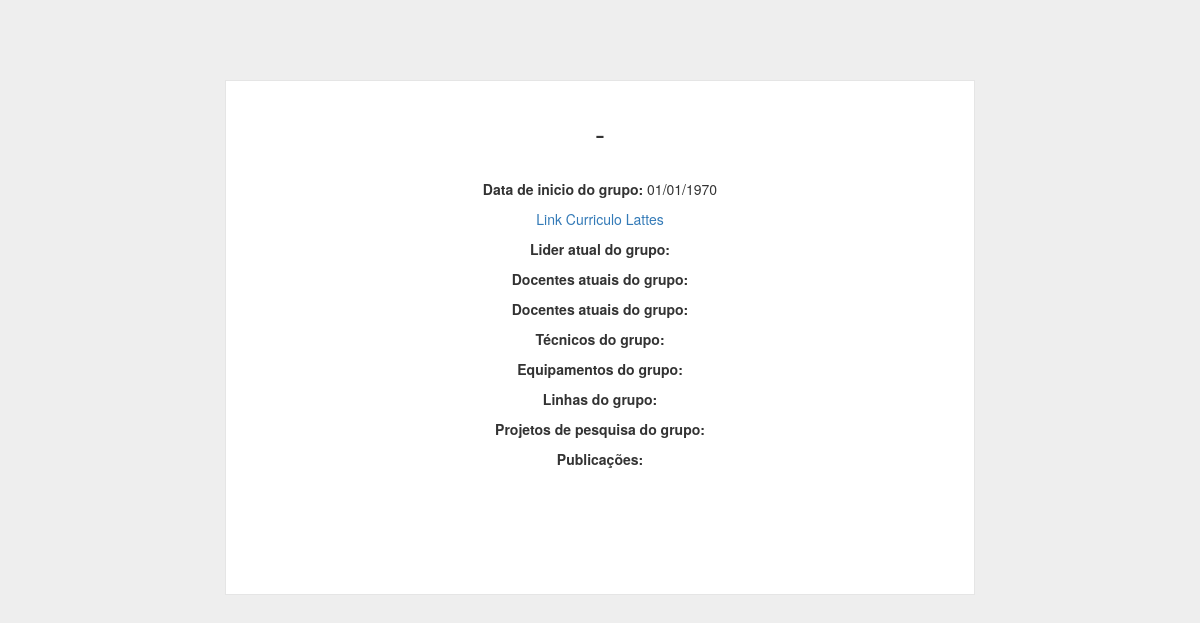
/Codigos/PHP/mostra_grupo.php, run on an earlier commit of the app's database.
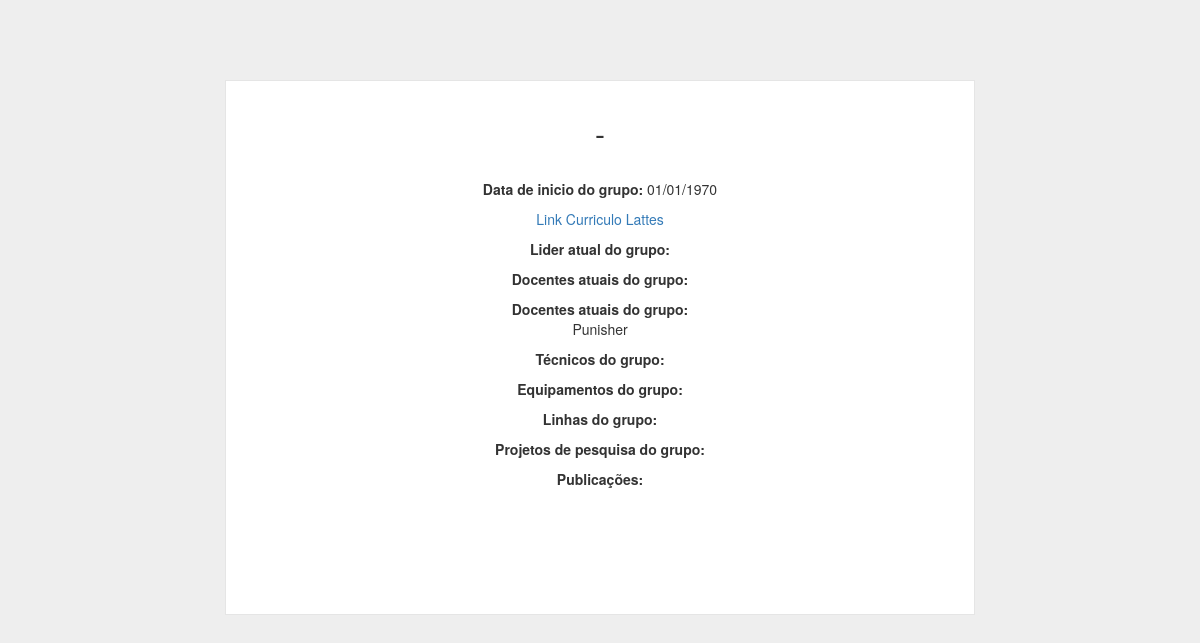
And on a later commit of the database.
### tables this page shows
CREATE TABLE IF NOT EXISTS `alunos` (
  `cod_aluno` int(11) NOT NULL AUTO_INCREMENT,
  `nome` varchar(100) NOT NULL,
  `curso` varchar(100) NOT NULL,
  `lattes` varchar(100) NOT NULL,
  PRIMARY KEY (`cod_aluno`)
);

### Codigos/PHP/mostra_grupo.php (the view, shortened to what this page needs)
<!doctype html>
<html lang="en">
  <head>
    <link rel="stylesheet" href="http://maxcdn.bootstrapcdn.com/bootstrap/3.3.6/css/bootstrap.min.css">
       <link rel="stylesheet" type="text/css" href="../CSS/grupo.css">
    <?php
       include("funcoes.php");
      $id = $_GET["id"];
        $consulta = "SELECT gp.nome,sigla,id_lider,data_inicio,descricao,gp.lattes as link_grupo,u.nome as lider FROM grupo_pesquisa as gp,usuarios as u WHERE gp.id = '$id' and id_lider = u.id";
        $result = $mysqli->query($consulta) or die($mysqli->error);
        $dado = mysqli_fetch_assoc($result);
     ?>
  </head>
  <body onload="barra()">
    <div class="wrapper" >
      <form class="form-signin">
        <?php
        echo "<h2 class=\"form-signin-heading\" align =\"center\">".$dado["nome"]." - ".$dado["sigla"]."</h2>";
        $data = date('d/m/Y', strtotime($dado["data_inicio"]));
        echo "<p align=\"center\"><b>Data de inicio do grupo: </b>".$data."</p>";
        echo "<a style=\"text-align:center\" href='".$dado["link_grupo"]."'><p align=\"center\">Link Curriculo Lattes</p></a>";
        echo "<p align=\"center\"><b>Lider atual do grupo: </b>".$dado["lider"]."</p>";
          echo "<p align=\"center\"><b>Docentes atuais do grupo: </b><br>";
          echo "</p>";
        $select_dicente = "SELECT DISTINCT `cod_aluno`, `nome` FROM `alunos`, projeto_aluno pa, projetos_pesquisa WHERE fk_aluno = cod_aluno and fk_grupo = 9 and pa.data_fim is null";
        $dicent = $mysqli->query($select_dicente) or die ($mysqli->error);
          echo "<p align=\"center\"><b>Docentes atuais do grupo: </b><br>";
              while ($dicentes = $dicent->fetch_array())
              {
                    echo $dicentes["nome"]."<br>";
              }
          echo "</p>";
          echo "<p align=\"center\"><b>Técnicos do grupo: </b><br>";
          echo "</p>";
          echo "<p align=\"center\"><b>Equipamentos do grupo: </b><br>";
          echo "</p>";
          echo "<p align=\"center\"><b>Linhas do grupo: </b><br>";
          echo "</p>";
          echo "<p align=\"center\"><b>Projetos de pesquisa do grupo: </b><br>";
          echo "</p>";
          echo "<p align=\"center\"><b>Publicações: </b><br>";
          echo "</p>";
        echo "<br><br><br>";
        ?>
      </form>
    </div>
  </body>
</html>

### Codigos/CSS/grupo.css (style rules this page uses)
body { background: #eee !important; }
.wrapper { margin-top: 80px; margin-bottom: 80px; }
.form-signin { max-width: 750px; padding: 15px 35px 45px; margin: 0 auto; background-color: #fff; border: 1px solid rgba(0,0,0,0.1); }
.form-signin-heading, .checkbox { margin-bottom: 30px; }

What changed in the data, as far as the page shows it:
added alunos: nome "Punisher"
